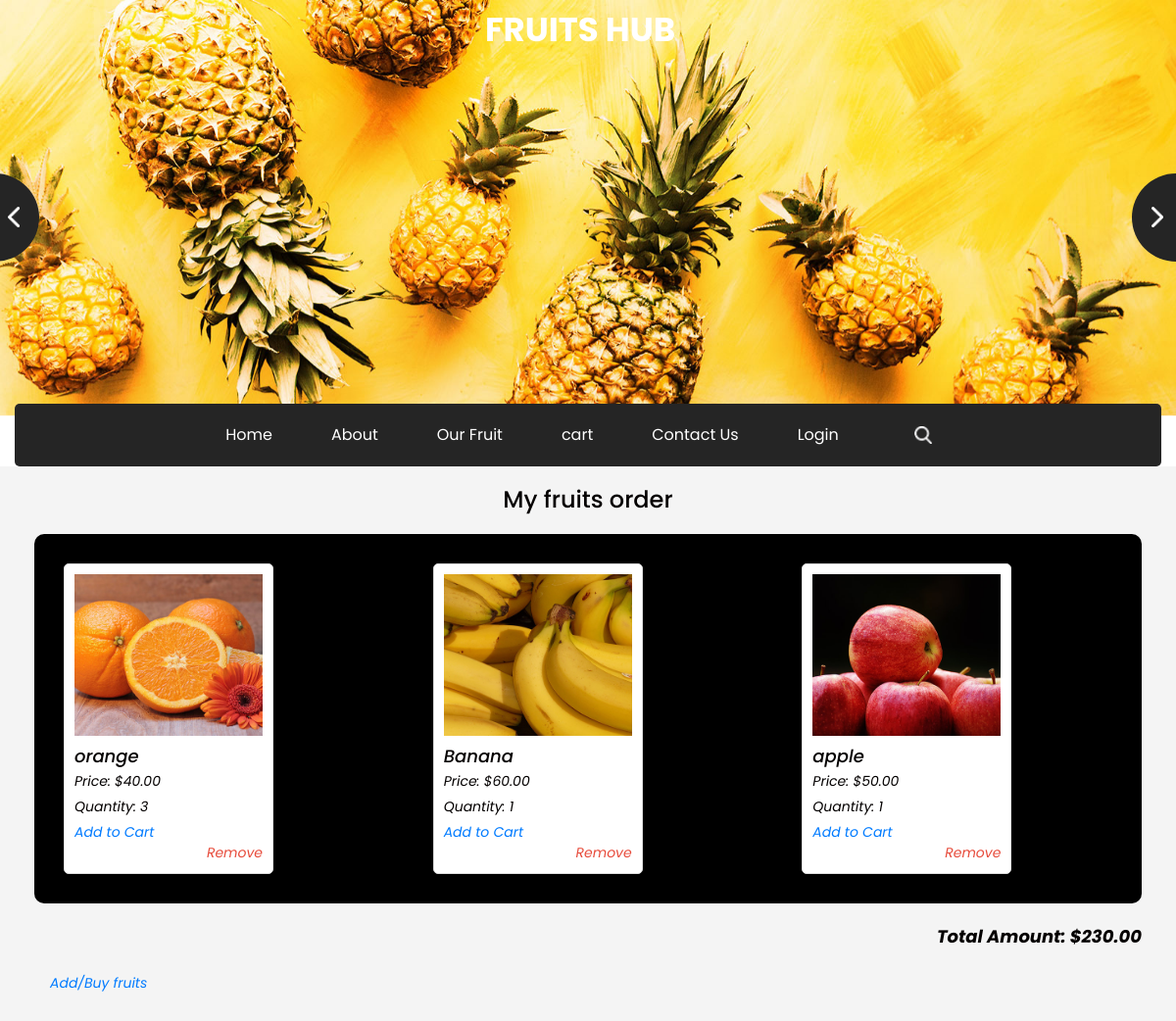
The app's page /cart/ (signed in) with its own data.
### shop/models.py (models this page shows, shortened)
class Cart(models.Model):
    user = models.ForeignKey(User, on_delete=models.CASCADE)
    fruit = models.ForeignKey(Fruit, on_delete=models.CASCADE)
    quantity = models.PositiveIntegerField(default=1)

class Fruit(models.Model):
    name = models.CharField(max_length=100)
    image = models.ImageField(upload_to='fruits/')
    price = models.DecimalField(max_digits=10, decimal_places=2)
    quantity = models.PositiveIntegerField()

### shop/views.py (the view)
# urls.py: path('cart/', views.cart, name='cart'),
def cart(request):
    user = request.user
    cart_items = Cart.objects.filter(user=user)
    for item in cart_items:
        item.total_price = item.fruit.price * item.quantity
    total_amount = sum(item.total_price for item in cart_items)
    context = {
        'cart_items': cart_items,
        'total_amount': total_amount,
    }
    return render(request, 'cart.html', context)

### templates/cart.html (shortened to what this page needs)
{% load static %}
<!DOCTYPE html>
<html>
<head>
  <link rel="stylesheet" type="text/css" href="https://cdnjs.cloudflare.com/ajax/libs/OwlCarousel2/2.1.3/assets/owl.carousel.min.css" />
  <link rel="stylesheet" type="text/css" href=" {% static 'css/bootstrap.css' %}" />
  <link href="{% static 'css/style.css' %}" rel="stylesheet" />
  <link href="{% static 'css/responsive.css' %}" rel="stylesheet" />
</head>
<body>
  <div class="hero_area">
    <div class="brand_box">
      <a class="navbar-brand" href="index.html">
        <span>
          Fruits Hub
        </span>
      </a>
    </div>
    <section class=" slider_section position-relative">
      <div id="carouselExampleControls" class="carousel slide " data-ride="carousel">
        <div class="carousel-inner">
          <div class="carousel-item active">
            <div class="img-box">
              <img src="{% static 'images/slider-img.jpg' %}" alt="">
            </div>
          </div>
        </div>
        <a class="carousel-control-prev" href="#carouselExampleControls" role="button" data-slide="prev">
        </a>
        <a class="carousel-control-next" href="#carouselExampleControls" role="button" data-slide="next">
        </a>
      </div>
    </section>
  </div>
  <section class="nav_section">
    <div class="container">
      <div class="custom_nav2">
        <nav class="navbar navbar-expand custom_nav-container ">
          <div class="collapse navbar-collapse" id="navbarSupportedContent">
            <div class="d-flex  flex-column flex-lg-row align-items-center">
              <ul class="navbar-nav  ">
                <li class="nav-item active">
                  <a class="nav-link" href="/">Home <span class="sr-only">(current)</span></a>
                </li>
                <li class="nav-item">
                  <a class="nav-link" href="{% url 'about' %}">About </a>
                </li>
                <li class="nav-item">
                  <a class="nav-link" href="{% url 'fruits' %}">Our Fruit </a>
                </li>
                <li class="nav-item">
                  <a class="nav-link" href="../cart/">cart</a>
                </li>
                <li class="nav-item">
                  <a class="nav-link" href="{% url 'contact' %}">Contact Us</a>
                </li>
                <li class="nav-item">
                  <a class="nav-link" href="#">Login</a>
                </li>
              </ul>
              <form class="form-inline my-2 my-lg-0 ml-0 ml-lg-4 mb-3 mb-lg-0">
                <button class="btn  my-2 my-sm-0 nav_search-btn" type="submit"></button>
              </form>
            </div>
          </div>
        </nav>
      </div>
    </div>
  </section>
{% block content %}
<section class="cart_section layout_padding">
  <div class="container">
    <h2>My fruits order <i class='fas fa-shopping-cart' style='font-size:14px' font color= red></h2>
    <div class="cart_items">
      {% for item in cart_items %}
<div class="cart_item">
    <img src="{{ item.fruit.image.url }}" alt="{{ item.fruit.name }}">
    <div class="item_details">
        <h5>{{ item.fruit.name }}</h5>
        <p>Price: ${{ item.fruit.price }}</p>
        <p>Quantity: {{ item.quantity }}</p>
        <a href="{% url 'add_to_cart' fruit_id=item.fruit.id %}">Add to Cart</a>
    </div>
    <a href="{% url 'remove_from_cart' item.id %}" class="remove_link">Remove</a>
</div>
{% endfor %}
    </div>
    <p class="total_amount">Total Amount: ${{ total_amount }}</p>
    <a class="nav-link" href="{% url 'fruits' %}">Add/Buy fruits</a>
  </div>
</section>
{% endblock %}

### static/css/style.css (style rules this page uses)
body { font-family: "Poppins", sans-serif; color: #040000; background-color: #ffffff; }
.layout_padding { padding: 90px 0; }
.brand_box { position: absolute; top: 0; left: 0; z-index: 9; width: 100%; display: -webkit-box; display: -ms-flexbox; display: flex; -webkit-box-pack: center; -ms-flex-pack: center; justify-content: center; }
.brand_box .navbar-brand span { font-size: 34px; font-weight: bold; color: #ffffff; text-transform: uppercase; }
a, a:hover, a:focus { text-decoration: none; }
.btn, .btn:focus { outline: none !important; -webkit-box-shadow: none; box-shadow: none; }
.custom_nav-container { z-index: 99999; padding: 15px 0; }
.custom_nav-container .nav_search-btn { margin: auto; }
.slider_section div#carouselExampleControls { overflow: hidden; }
.slider_section .img-box img { width: 100%; }
.slider_section .carousel-control-prev, .slider_section .carousel-control-next { width: 90px; height: 90px; background-color: #252525; opacity: 1; top: 50%; -webkit-transform: translateY(-50%); transform: translateY(-50%); background-repeat: no-repeat; background-size: 12px; }
.slider_section .carousel-control-prev { border-radius: 0 100% 100% 0; background-image: url(../images/prev.png); left: -50px; background-position: 58px center; }
.slider_section .carousel-control-next { border-radius: 100% 0 0 100%; background-image: url(../images/next.png); right: -45px; background-position: 20px center; }
.nav_section { margin-top: -32px; }
.nav_section .custom_nav2 .custom_nav-container { padding: 10px 0; background-color: #252525; border-radius: 5px; }
.nav_section .custom_nav2 .custom_nav-container .navbar-nav .nav-item .nav-link { padding: 10px 30px; color: #ffffff; text-align: center; position: relative; }
.nav_section .custom_nav2 #navbarSupportedContent { -webkit-box-pack: center; -ms-flex-pack: center; justify-content: center; }
.nav_section .custom_nav-container .nav_search-btn { background-image: url(../images/search-icon.png); background-size: 18px; background-repeat: no-repeat; width: 35px; height: 35px; padding: 0; border: none; margin: 0 40px 0 15px; background-position: center; }
.container { max-width: 1200px; margin: 0 auto; padding: 0 20px; }
.img-box { display: flex; flex-wrap: wrap; justify-content: space-between; }
.img-box img { max-width: 100%; margin-bottom: 20px; }
.cart_section { background-color: #f5f5f5; padding: 50px 0; }
.container { max-width: 200px; margin: 0 auto; padding: 0 20px; }
h2 { text-align: center; margin-bottom: 20px; }
.cart_items { display: flex; flex-wrap: wrap; background-color: black; padding: 10px; margin: 10px auto; border-radius: 10px; }
.cart_item { width: 60%; padding: 10px; border: 1px solid #ddd; background-color: #fff; margin: 20px; box-shadow: 0px 2px 5px rgba(0, 0, 0, 0.1); }
.cart_item img { max-width: 70%; }
.item_details h5 { font-size: 18px; margin: 25px 0; }
.item_details p { margin: 5px 0; }
.remove_link { color: red; text-decoration: none; }
.total_amount { text-align: right; margin-top: 20px; font-weight: bold; }

### static/css/responsive.css (style rules this page uses)
@media (min-width: 1200px) { .container { max-width: 1170px; } }

### templates/cart.html (style rules this page uses)
.cart_section { background-color: #f4f4f4; padding: 20px; }
.container { max-width: 1200px; margin: 0 auto; padding: 0 15px; }
h2 { font-size: 24px; margin-bottom: 20px; }
.cart_items { display: grid; grid-template-columns: repeat(auto-fit, minmax(250px, 1fr)); gap: 20px; }
.cart_item { background-color: #fff; border: 1px solid #ddd; padding: 10px; border-radius: 5px; box-shadow: 0 2px 4px rgba(0, 0, 0, 0.1); display: flex; flex-direction: column; }
.cart_item img { max-width: 100%; height: auto; margin-bottom: 10px; }
.item_details h5 { font-size: 18px; margin: 0; }
.item_details p { margin: 5px 0; }
.remove_link { color: #e74c3c; text-decoration: none; margin-top: auto; align-self: flex-end; }
.total_amount { font-size: 18px; margin-top: 20px; }

### records on screen
Cart: fruit.image (picture), fruit.name "orange", fruit.price "40.00", quantity "3"
Cart: fruit.image (picture), fruit.name "Banana", fruit.price "60.00", quantity "1"
Cart: fruit.image (picture), fruit.name "apple", fruit.price "50.00", quantity "1"

### other values on screen
{{ total_amount }} "230.00"
